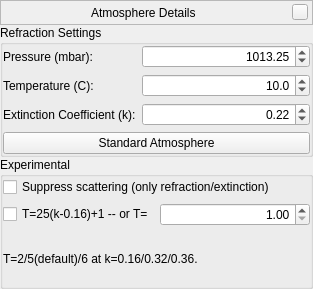
<?xml version="1.0" encoding="UTF-8"?>
<ui version="4.0">
 <class>atmosphereDialogForm</class>
 <widget class="QWidget" name="atmosphereDialogForm">
  <property name="geometry">
   <rect>
    <x>0</x>
    <y>0</y>
    <width>313</width>
    <height>289</height>
   </rect>
  </property>
  <property name="sizePolicy">
   <sizepolicy hsizetype="Preferred" vsizetype="Preferred">
    <horstretch>0</horstretch>
    <verstretch>0</verstretch>
   </sizepolicy>
  </property>
  <layout class="QVBoxLayout" name="verticalLayout">
   <property name="spacing">
    <number>0</number>
   </property>
   <property name="leftMargin">
    <number>0</number>
   </property>
   <property name="topMargin">
    <number>0</number>
   </property>
   <property name="rightMargin">
    <number>0</number>
   </property>
   <property name="bottomMargin">
    <number>0</number>
   </property>
   <item>
    <widget class="BarFrame" name="TitleBar">
     <property name="minimumSize">
      <size>
       <width>16</width>
       <height>25</height>
      </size>
     </property>
     <property name="maximumSize">
      <size>
       <width>16777215</width>
       <height>25</height>
      </size>
     </property>
     <property name="frameShape">
      <enum>QFrame::StyledPanel</enum>
     </property>
     <layout class="QHBoxLayout">
      <property name="leftMargin">
       <number>0</number>
      </property>
      <property name="topMargin">
       <number>0</number>
      </property>
      <property name="rightMargin">
       <number>4</number>
      </property>
      <property name="bottomMargin">
       <number>0</number>
      </property>
      <item>
       <spacer>
        <property name="orientation">
         <enum>Qt::Horizontal</enum>
        </property>
        <property name="sizeHint" stdset="0">
         <size>
          <width>40</width>
          <height>20</height>
         </size>
        </property>
       </spacer>
      </item>
      <item>
       <widget class="QLabel" name="stelWindowTitle">
        <property name="palette">
         <palette>
          <active/>
          <inactive/>
          <disabled/>
         </palette>
        </property>
        <property name="font">
         <font/>
        </property>
        <property name="text">
         <string>Atmosphere Details</string>
        </property>
       </widget>
      </item>
      <item>
       <spacer>
        <property name="orientation">
         <enum>Qt::Horizontal</enum>
        </property>
        <property name="sizeHint" stdset="0">
         <size>
          <width>40</width>
          <height>20</height>
         </size>
        </property>
       </spacer>
      </item>
      <item>
       <widget class="QPushButton" name="closeStelWindow">
        <property name="minimumSize">
         <size>
          <width>16</width>
          <height>16</height>
         </size>
        </property>
        <property name="maximumSize">
         <size>
          <width>16</width>
          <height>16</height>
         </size>
        </property>
        <property name="focusPolicy">
         <enum>Qt::NoFocus</enum>
        </property>
        <property name="text">
         <string/>
        </property>
       </widget>
      </item>
     </layout>
    </widget>
   </item>
   <item>
    <widget class="QGroupBox" name="atmosphereGroupBox">
     <property name="title">
      <string>Refraction Settings</string>
     </property>
     <layout class="QVBoxLayout" name="verticalLayout_3">
      <property name="leftMargin">
       <number>0</number>
      </property>
      <property name="topMargin">
       <number>0</number>
      </property>
      <property name="rightMargin">
       <number>0</number>
      </property>
      <property name="bottomMargin">
       <number>0</number>
      </property>
      <item>
       <layout class="QFormLayout" name="formLayout_atm">
        <item row="0" column="0">
         <widget class="QLabel" name="pressureLabel">
          <property name="text">
           <string>Pressure (mbar):</string>
          </property>
         </widget>
        </item>
        <item row="0" column="1">
         <widget class="QDoubleSpinBox" name="pressureDoubleSpinBox">
          <property name="alignment">
           <set>Qt::AlignRight|Qt::AlignTrailing|Qt::AlignVCenter</set>
          </property>
          <property name="maximum">
           <double>1500.000000000000000</double>
          </property>
          <property name="value">
           <double>1013.250000000000000</double>
          </property>
         </widget>
        </item>
        <item row="1" column="0">
         <widget class="QLabel" name="temperatureLabel">
          <property name="inputMethodHints">
           <set>Qt::ImhNone</set>
          </property>
          <property name="text">
           <string>Temperature (C):</string>
          </property>
          <property name="alignment">
           <set>Qt::AlignLeading|Qt::AlignLeft|Qt::AlignVCenter</set>
          </property>
         </widget>
        </item>
        <item row="1" column="1">
         <widget class="QDoubleSpinBox" name="temperatureDoubleSpinBox">
          <property name="alignment">
           <set>Qt::AlignRight|Qt::AlignTrailing|Qt::AlignVCenter</set>
          </property>
          <property name="decimals">
           <number>1</number>
          </property>
          <property name="minimum">
           <double>-100.000000000000000</double>
          </property>
          <property name="value">
           <double>10.000000000000000</double>
          </property>
         </widget>
        </item>
        <item row="2" column="0">
         <widget class="QLabel" name="extinctionLabel">
          <property name="toolTip">
           <string/>
          </property>
          <property name="whatsThis">
           <string>Extinction is the loss of star brightness due to Earth's atmosphere. It is given in mag/airmass, where airmass is number of atmospheres light has to pass. (zenith: 1; horizon: about 40)</string>
          </property>
          <property name="text">
           <string>Extinction Coefficient (k):</string>
          </property>
         </widget>
        </item>
        <item row="2" column="1">
         <widget class="QDoubleSpinBox" name="extinctionDoubleSpinBox">
          <property name="toolTip">
           <string>Use about 0.12 for superb mountaintops, 0.2 for good rural landscape, 0.35 for murky conditions.</string>
          </property>
          <property name="alignment">
           <set>Qt::AlignRight|Qt::AlignTrailing|Qt::AlignVCenter</set>
          </property>
          <property name="maximum">
           <double>3.000000000000000</double>
          </property>
          <property name="singleStep">
           <double>0.010000000000000</double>
          </property>
          <property name="value">
           <double>0.220000000000000</double>
          </property>
         </widget>
        </item>
       </layout>
      </item>
      <item>
       <widget class="QPushButton" name="standardAtmosphereButton">
        <property name="toolTip">
         <string>Set the International Standard Atmosphere at the height 0 km MSL</string>
        </property>
        <property name="text">
         <string>Standard Atmosphere</string>
        </property>
       </widget>
      </item>
     </layout>
    </widget>
   </item>
   <item>
    <widget class="QGroupBox" name="groupBox_experimental">
     <property name="title">
      <string>Experimental</string>
     </property>
     <layout class="QVBoxLayout" name="verticalLayout_experimental">
      <property name="leftMargin">
       <number>0</number>
      </property>
      <property name="topMargin">
       <number>0</number>
      </property>
      <property name="rightMargin">
       <number>0</number>
      </property>
      <property name="bottomMargin">
       <number>0</number>
      </property>
      <item>
       <widget class="QCheckBox" name="checkBox_noScatter">
        <property name="text">
         <string>Suppress scattering (only refraction/extinction)</string>
        </property>
       </widget>
      </item>
      <item>
       <layout class="QGridLayout" name="gridLayout_2">
        <item row="1" column="0">
         <widget class="QCheckBox" name="checkBox_TfromK">
          <property name="toolTip">
           <string notr="true"/>
          </property>
          <property name="text">
           <string>T=25(k-0.16)+1 -- or T=</string>
          </property>
         </widget>
        </item>
        <item row="1" column="1">
         <widget class="QDoubleSpinBox" name="doubleSpinBox_T">
          <property name="alignment">
           <set>Qt::AlignRight|Qt::AlignTrailing|Qt::AlignVCenter</set>
          </property>
          <property name="minimum">
           <double>1.000000000000000</double>
          </property>
          <property name="singleStep">
           <double>0.100000000000000</double>
          </property>
         </widget>
        </item>
       </layout>
      </item>
      <item>
       <widget class="QLabel" name="label_22">
        <property name="text">
         <string>T=2/5(default)/6 at k=0.16/0.32/0.36. </string>
        </property>
       </widget>
      </item>
     </layout>
    </widget>
   </item>
  </layout>
 </widget>
 <customwidgets>
  <customwidget>
   <class>BarFrame</class>
   <extends>QFrame</extends>
   <header>Dialog.hpp</header>
   <container>1</container>
  </customwidget>
 </customwidgets>
 <resources/>
 <connections/>
</ui>
